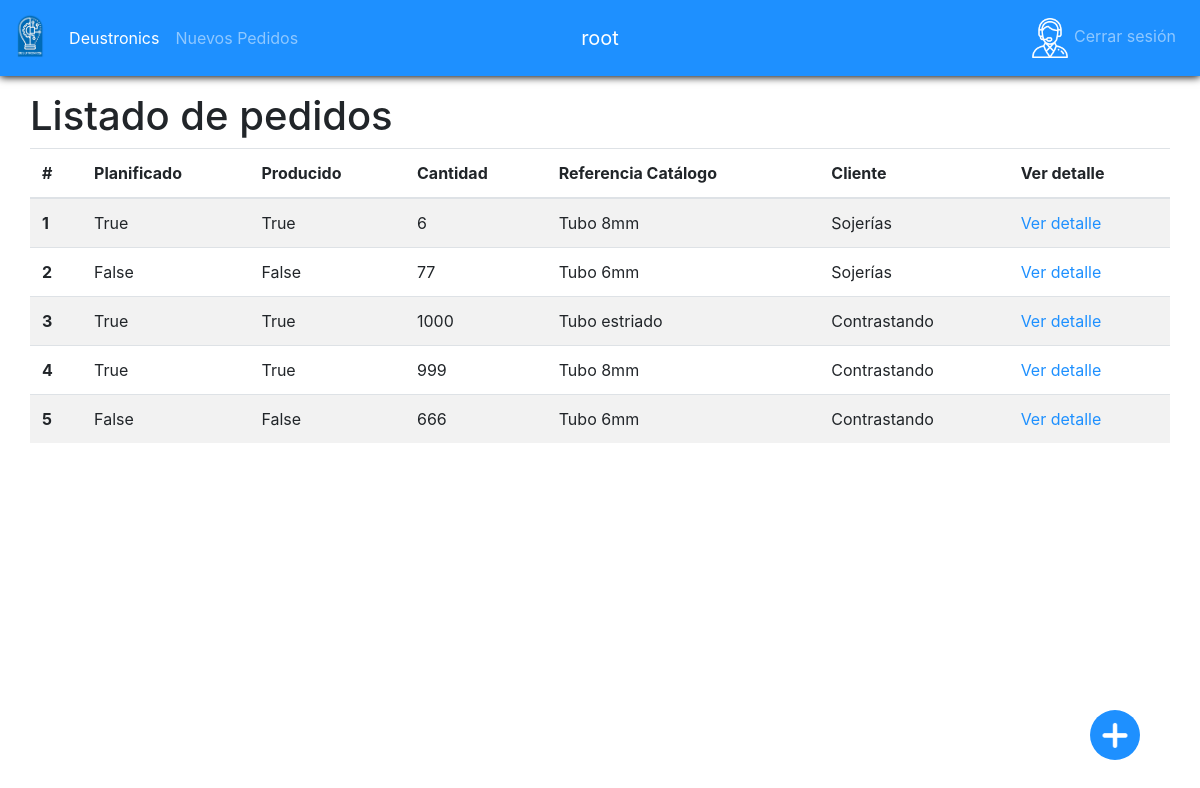
The page /pedidos/ (signed in) on the database its author committed.
### app/models.py (models this page shows, shortened)
class Pedido(models.Model):
    planificado = models.BooleanField()
    producido = models.BooleanField()
    cantidad = models.IntegerField()
    catalogo = models.ForeignKey(
        Catalogo, on_delete=models.SET_NULL, null=True)
    cliente = models.ForeignKey(Cliente, on_delete=models.SET_NULL, null=True)
    importe=models.FloatField()

class Catalogo(models.Model):
    descripcion = models.CharField(max_length=250)
    nombre = models.CharField(max_length=100, default="NombreDefault")
    precio = models.FloatField(default = 0.0)
    def __str__(self):
       return self.nombre

class Cliente(models.Model):
    nombre = models.CharField(max_length=100)
    usuario = models.ForeignKey(User, on_delete=models.CASCADE,unique=True)
    def __str__(self):
       return self.nombre

### app/views.py (the view)
# urls.py: path('pedidos/', login_required(views.PedidoListView.as_view()), name='pedido_lista'),
class PedidoListView(View):
    def get(self, request, *args, **kwargs):
        context = {
            'pedidos': Pedido.objects.all(),
            'urlBotonFlotante':reverse('pedido_create_manual')
        }
        return render(request, "pedido_lista.html", context)

### app/templatetags/sesion_tags.py (called while the page is built)
@register.filter(name='has_group')
def has_group(user, group_name):
    return user.groups.filter(name=group_name).exists()

### app/templates/pedido_lista.html
{%extends 'base.html'%} {% block content%}
<h1>
  Listado de pedidos
</h1>
<table class="table table-striped">
  <thead>
    <tr>
      <th scope="col">#</th>
      <th scope="col">Planificado</th>
      <th scope="col">Producido</th>
      <th scope="col">Cantidad</th>
      <th scope="col">Referencia Catálogo</th>
      <th scope="col">Cliente</th>
      <th scope="col">Ver detalle</th>
    </tr>
  </thead>
  <tbody>
    {%for pedido in pedidos%}
    <tr>
      <th scope="row">{{pedido.id}}</th>
      <td>{{pedido.planificado}}</td>
      <td>{{pedido.producido}}</td>
      <td>{{pedido.cantidad}}</td>
      <td>{{pedido.catalogo}}</td>
      <td>{{pedido.cliente}}</td>
      <td><a href="{%url 'pedido_detalle' pedido.id %}"> Ver detalle</a></td>
    </tr>
    {%endfor%}
  </tbody>
</table>
{%endblock%}

### app/templates/base.html (shortened to what this page needs)
{%load static %} {% load sesion_tags %}
<!DOCTYPE html>
<html lang="en">
  <head>
    <link href="//maxcdn.bootstrapcdn.com/font-awesome/4.3.0/css/font-awesome.min.css" rel="stylesheet" />
    <link rel="stylesheet" href="{% static 'main.css'%}" />
  </head>
  <body>
    {% block nav%}
    <nav class="navbar navbar-expand-md navbar-dark bg-primary mb-3" id="navbar">
      <div class="navbar-collapse collapse w-100 order-1 order-md-0 dual-collapse2">
        <a class="navbar-brand" href="{%url 'index' %}"><img src="{% static 'Desuto5.png' %}" alt="" id="logo" /></a>
        <ul class="navbar-nav mr-auto">
          <li class="nav-item active">
            <a class="nav-link" href="{%url 'index' %}">Deustronics</a>
          </li>
          {% if request.user|has_group:"OPERARIO" %}
          <li class="nav-item">
            <a class="nav-link" href="{% url 'mis_tareas'%}">Mis tareas</a>
          </li>
          {% elif request.user|has_group:"RESPONSABLE" %}
          <li class="nav-item">
            <a class="nav-link" href="{%url 'nuevos_pedidos' %}">Nuevos Pedidos</a>
          </li>
          {%endif%}
        </ul>
      </div>
      <div class="mx-auto order-0">
        <a class="navbar-brand mx-auto" href="#">{{user.get_username}}</a>
      </div>
      <div class="navbar-collapse collapse w-100 order-3 dual-collapse2">
        <ul class="navbar-nav ml-auto">
          <li class="nav-item">
            <a class="nav-link" href="{%url 'logout' %}">
              {% if request.user|has_group:"OPERARIO" %}
              <img class="user-type-icon" src="{%static 'icons/Operario.png'%}" alt="" />
              {% elif request.user|has_group:"CLIENTE" %}
              <img class="user-type-icon" src="{%static 'icons/Cliente.png'%}" alt="" />
              {% elif request.user|has_group:"RESPONSABLE" %}
              <img class="user-type-icon" src="{%static 'icons/Responsable.png'%}" alt="" />
              {%else%}
              <img class="user-type-icon" src="{%static 'icons/Admin.png'%}" alt="" />
              {%endif%}
              <span> Cerrar sesión </span></a
            >
          </li>
        </ul>
      </div>
    </nav>
    {%endblock%}
    <div class="container fill">
      <div class="row">
        {%block content %} {%endblock%}
      </div>
    </div>
    {%if urlBotonFlotante and request.user|has_group:"RESPONSABLE" %}
    <a id="botonFlotante" href="{{urlBotonFlotante}}">
      <div class="botonFlotantePadre">
        <span class="botonFlotanteHijo">
          <img id="iconoAñadir" src="{% static 'icons/ArturMas.png' %}" alt="Añadir" />
        </span>
      </div>
    </a>
    {%endif%}
  </body>
</html>

### rows shown on the page
Pedido: id "1", planificado "True", producido "True", cantidad "6", catalogo "Tubo 8mm", cliente "Sojerías"
Pedido: id "2", planificado "False", producido "False", cantidad "77", catalogo "Tubo 6mm", cliente "Sojerías"
Pedido: id "3", planificado "True", producido "True", cantidad "1000", catalogo "Tubo estriado", cliente "Contrastando"
Pedido: id "4", planificado "True", producido "True", cantidad "999", catalogo "Tubo 8mm", cliente "Contrastando"
Pedido: id "5", planificado "False", producido "False", cantidad "666", catalogo "Tubo 6mm", cliente "Contrastando"

### other values the page prints
{{ user.get_username }} "root"
